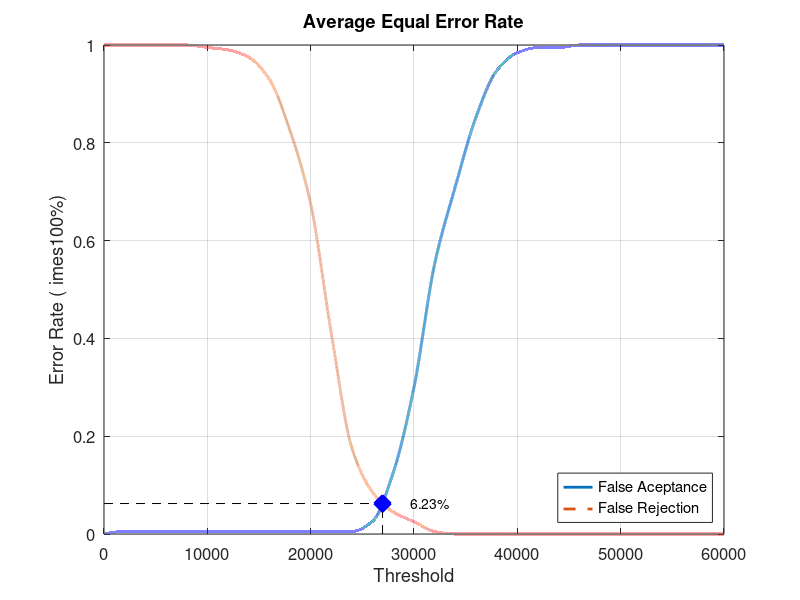
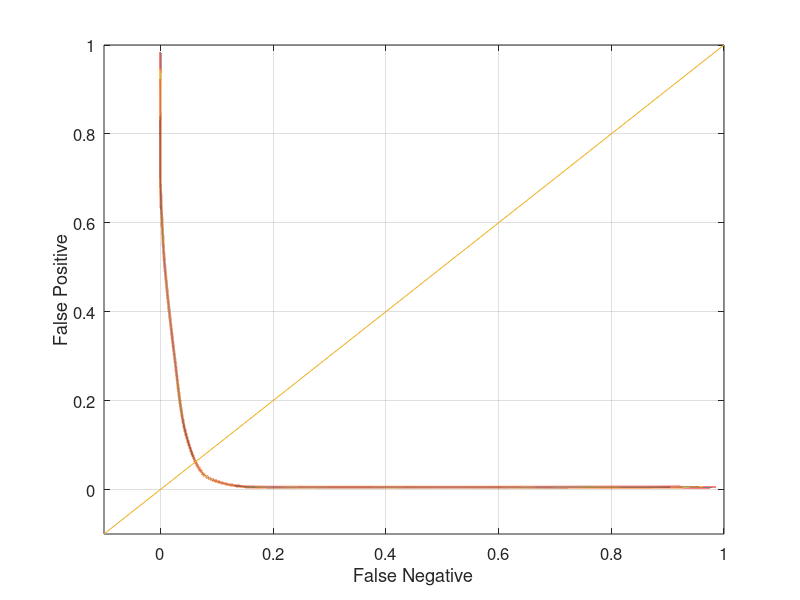

The MATLAB script that drew these images, in order:
close all;
clear;
clc;
x = 0:2000:60000;
xq = 0:0.5:60000;

y0 = [0 0.00526316 0.00526316 0.00526316 0.00526316 0.00526316 0.00526316 0.00526316 0.00526316 0.00526316 0.00526316 0.00526316 0.00526316 0.0263158 0.126316 0.3 0.552632 0.710526 0.852632 0.947368 0.984211 0.994737 0.994737 1 1 1 1 1 1 1 1]
yy0 = interp1(x, y0, xq, 'pchip');
y1 = [1 1 1 1 1 0.995 0.99 0.975 0.93 0.825 0.675 0.41 0.175 0.085 0.045 0.025 0.005 0 0 0 0 0 0 0 0 0 0 0 0 0 0]
yy1 = interp1(x, y1, xq, 'pchip');

% Calculating EER: 
y2 = abs(y0 - y1);
find(y2 == min(y2))
yy2 = abs(yy0 - yy1);
xEER = find(yy2 == min(yy2));
xEERIndex = xq(xEER) % X-axis EER
yEER = yy0(xEER) % Y-axis EER

main = figure
plot(xq, yy0,'-','LineWidth', 2);	hold on
plot(xq, yy1,'--','LineWidth', 2);	hold on
plot([xEERIndex xEERIndex], [0 yEER], 'k--');	hold on
plot([0 xEERIndex], [yEER yEER], 'k--');	hold on
plot(xEERIndex, yEER, 'bx', 'LineWidth', 10);	hold on
text(xEERIndex + 10 * xEERIndex / 100, yEER, [num2str(round((10000 * yEER)) / 100) '%'])
legend('False Aceptance', 'False Rejection', 'Location', 'SouthEast')
xlabel('Threshold')
ylabel('Error Rate (	imes100%)')
title('Average Equal Error Rate')
set(gca, 'FontSize', 12)
axis([0 60000 0 1])
grid on

print(main, 'Database2_3Main', '-dpng');
FNRxFPR = figure('Color', [1 1 1]);
plot(yy1, yy0, '-', yy1, yy0, 'LineWidth', 2);
hold on
y = -0.1:0.1:1
plot(y, y); 
set(gca, 'FontSize', 12)
xlabel('False Negative')
ylabel('False Positive')
axis([-0.1 1 -0.1 1])
set(gca, 'FontSize', 12)
grid on

print(FNRxFPR, 'Database2_3FNRxFPR','-dpng');
